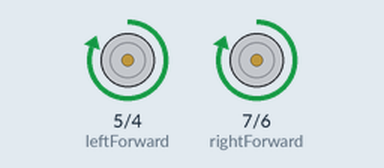
Bench run of a sketch on a simulated Arduino Uno, built with avr-gcc and run on an emulated ATmega328P. Shown: motor-driver pin pairs drawn as motors (green arrow = first pin HIGH = forward, orange = second pin HIGH = backward, longer = more drive).

Above: at 3.1 s.
At 4.1 s:
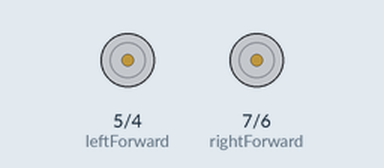
Timing chart, 0 to 5.6 s (numbered marks = the images above):
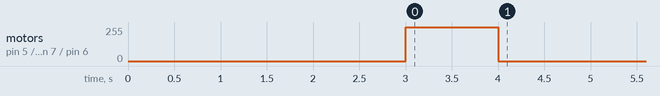

The sketch:

distanceTest.ino
```cpp
const int rightForward = 7;
const int rightBackward = 6;
const int leftForward = 5;
const int leftBackward = 4;

void setup() {
  pinMode(rightForward, OUTPUT);
  pinMode(rightBackward, OUTPUT);
  pinMode(leftForward, OUTPUT);
  pinMode(leftBackward, OUTPUT);

  delay(3000);
  MoveForward(1000);
}

void loop() {

}

void MoveForward(int ms) {
  digitalWrite(rightForward, HIGH);
  digitalWrite(rightBackward, LOW);
  digitalWrite(leftForward, HIGH);
  digitalWrite(leftBackward, LOW);
  delay(ms);
  digitalWrite(rightForward, LOW);
  digitalWrite(leftForward, LOW);
}
```
